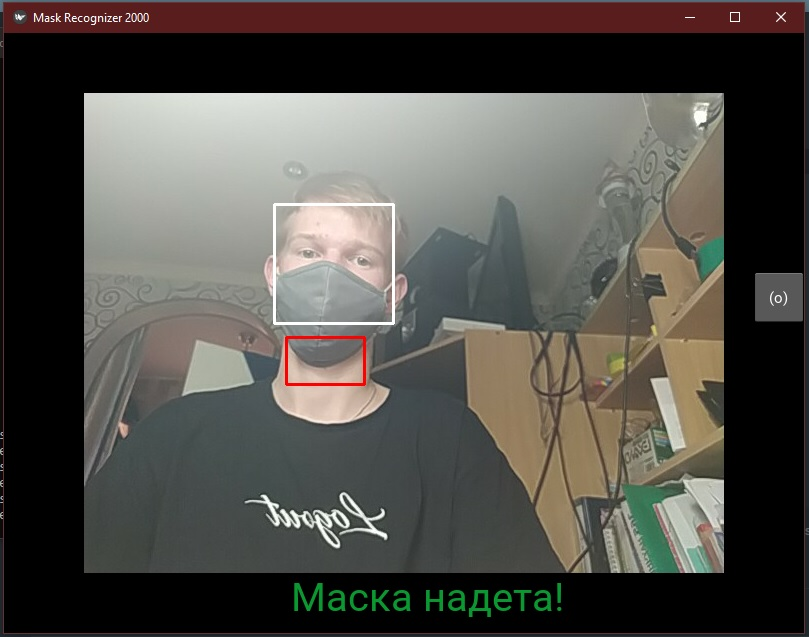
#> input picture example.jpg, 809 x 637 px
$ python -i recognition.py   (imports and definitions only)
#> lines starting #> are read from the running program, lines starting #| are printed output that depends on the picture
import cv2

# multiple cascades: https://github.com/Itseez/opencv/tree/master/data/haarcascades
face_cascade = cv2.CascadeClassifier("data\\xml\\haarcascade_frontalface_default.xml")
mouth_cascade = cv2.CascadeClassifier("data\\xml\\haarcascade_mcs_mouth.xml")
nose_cascade = cv2.CascadeClassifier("data\\xml\\haarcascade_mcs_nose.xml")


def update(img, face_color=(255, 255, 255), mouth_color=(0, 0, 255), nose_color=(0, 0, 255)):
    # Convert Image into gray
    gray = cv2.cvtColor(img, cv2.COLOR_BGR2GRAY)
    # detect face
    faces = face_cascade.detectMultiScale(gray)

    if len(faces) == 0:
        status = None
    else:
        # Detect lips counters
        mouth_rects = mouth_cascade.detectMultiScale(gray, 1.3, 5)
        # Detect nose counters
        nose_rects = nose_cascade.detectMultiScale(gray, 1.3, 5)

        # Draw rectangle on face
        for (fx, fy, fw, fh) in faces:
            if face_color:
                cv2.rectangle(img, (fx, fy), (fx + fw, fy + fh), face_color, 2)

        status = True
        if not (len(mouth_rects) == 0 and len(nose_rects) == 0):
            for (mx, my, mw, mh) in mouth_rects:
                if fy < my < fy + fh and fx < mx < fx + fw:
                    cv2.rectangle(img, (mx, my), (mx + mw, my + mh), mouth_color, 2)
                    status = False
                    break
            for (nx, ny, nw, nh) in nose_rects:
                if fy < ny < fy + fh and fx < nx < fx + fw:
                    cv2.rectangle(img, (nx, ny), (nx + nw, ny + nh), nose_color, 2)
                    status = False
                    break

    return img, status

>>> import cv2
>>> picture = cv2.imread('example.jpg')
#> picture is the input picture: shape (637, 809, 3); mean B, G, R 73.9, 79.3, 82
>>> result = update(picture)
#> in update, `gray = cv2.cvtColor(img, cv2.COLOR_BGR2GRAY)`:
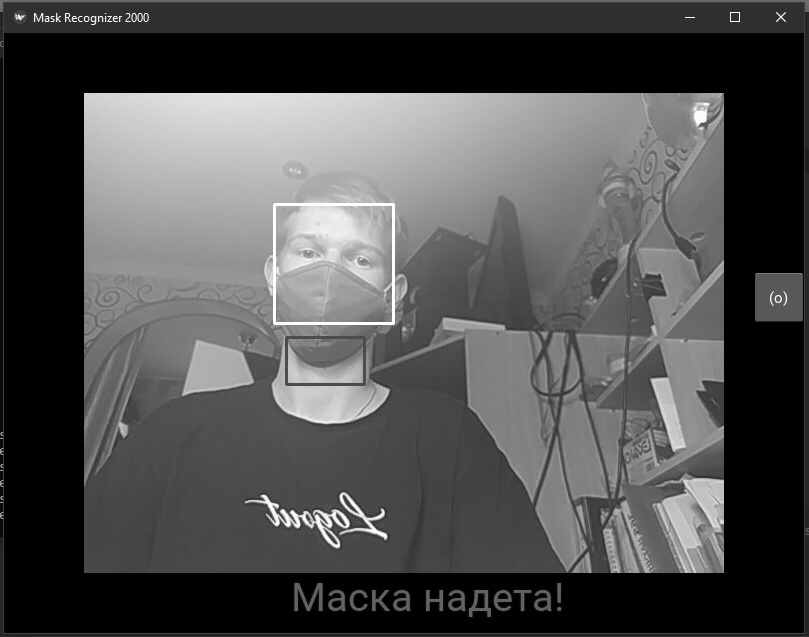
#> gray: shape (637, 809); min 0, max 255, mean 79.5
#> in update, `faces = face_cascade.detectMultiScale(gray)`: faces = ()
